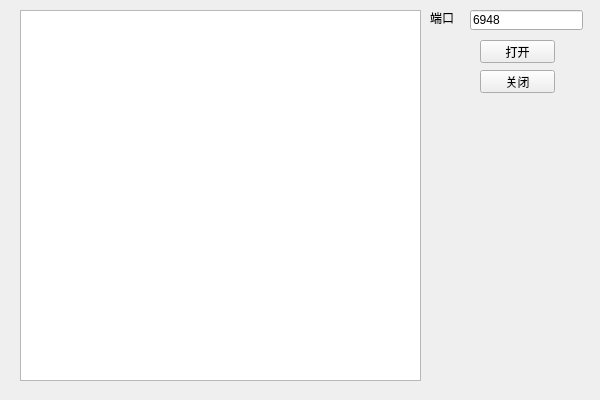
<?xml version="1.0" encoding="UTF-8"?>
<ui version="4.0">
 <class>Widget</class>
 <widget class="QWidget" name="Widget">
  <property name="geometry">
   <rect>
    <x>0</x>
    <y>0</y>
    <width>600</width>
    <height>400</height>
   </rect>
  </property>
  <property name="windowTitle">
   <string>EasyTcp - Server</string>
  </property>
  <widget class="QTextEdit" name="txtedtMsg">
   <property name="geometry">
    <rect>
     <x>20</x>
     <y>10</y>
     <width>401</width>
     <height>371</height>
    </rect>
   </property>
   <property name="readOnly">
    <bool>true</bool>
   </property>
  </widget>
  <widget class="QLabel" name="label_2">
   <property name="geometry">
    <rect>
     <x>430</x>
     <y>10</y>
     <width>31</width>
     <height>16</height>
    </rect>
   </property>
   <property name="text">
    <string>端口</string>
   </property>
  </widget>
  <widget class="QLineEdit" name="ledtPort">
   <property name="geometry">
    <rect>
     <x>470</x>
     <y>10</y>
     <width>113</width>
     <height>20</height>
    </rect>
   </property>
   <property name="text">
    <string>6948</string>
   </property>
  </widget>
  <widget class="QPushButton" name="btnOpen">
   <property name="geometry">
    <rect>
     <x>480</x>
     <y>40</y>
     <width>75</width>
     <height>23</height>
    </rect>
   </property>
   <property name="text">
    <string>打开</string>
   </property>
  </widget>
  <widget class="QPushButton" name="btnClose">
   <property name="geometry">
    <rect>
     <x>480</x>
     <y>70</y>
     <width>75</width>
     <height>23</height>
    </rect>
   </property>
   <property name="text">
    <string>关闭</string>
   </property>
  </widget>
 </widget>
 <layoutdefault spacing="6" margin="11"/>
 <resources/>
 <connections/>
</ui>
